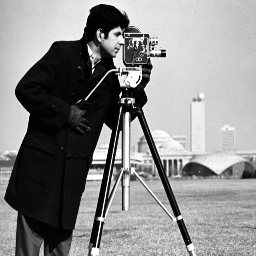
#> input picture kameraman.jpg, 256 x 256 px
$ python Hafta-6-kenarCikarma.py
#> lines starting #> are read from the running program, lines starting #| are printed output that depends on the picture; after the words box and inside, x2 and y2 are one past the last pixel; in counts of white or black regions, pixels touching at a corner belong together
import cv2
import numpy

imgOrijinal = cv2.imread("kameraman.jpg")
#> imgOrijinal is the input picture: shape (256, 256, 3); min 0, max 255, mean 138.5
#Kenar dedigimiz beyaz cizgilerdir.
kenarlariCikarilmisGoruntu = cv2.Canny(imgOrijinal, 50, 150)
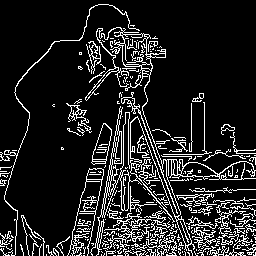
#> kenarlariCikarilmisGoruntu: shape (256, 256); 13.5% white in thin lines or dots

cv2.imshow("EKRAN-1", imgOrijinal)
cv2.imshow("EKRAN-2", kenarlariCikarilmisGoruntu)
cv2.waitKey(0)
cv2.destroyAllWindows()

$ run again, with beyinTumoru.jpg copied over kameraman.jpg
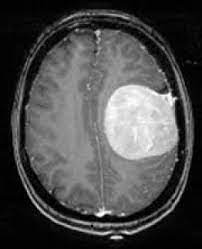
#> input picture beyinTumoru.jpg, 202 x 249 px
#> imgOrijinal is the input picture: shape (249, 202, 3); min 0, max 255, mean 75.9
#> `kenarlariCikarilmisGoruntu = cv2.Canny(imgOrijinal, 50, 150)`:
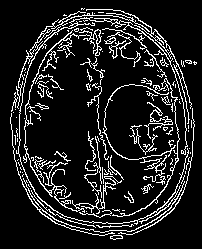
#> kenarlariCikarilmisGoruntu: shape (249, 202); 12.7% white in thin lines or dots, all inside (x1, y1, x2, y2) = (10, 8, 197, 240)
